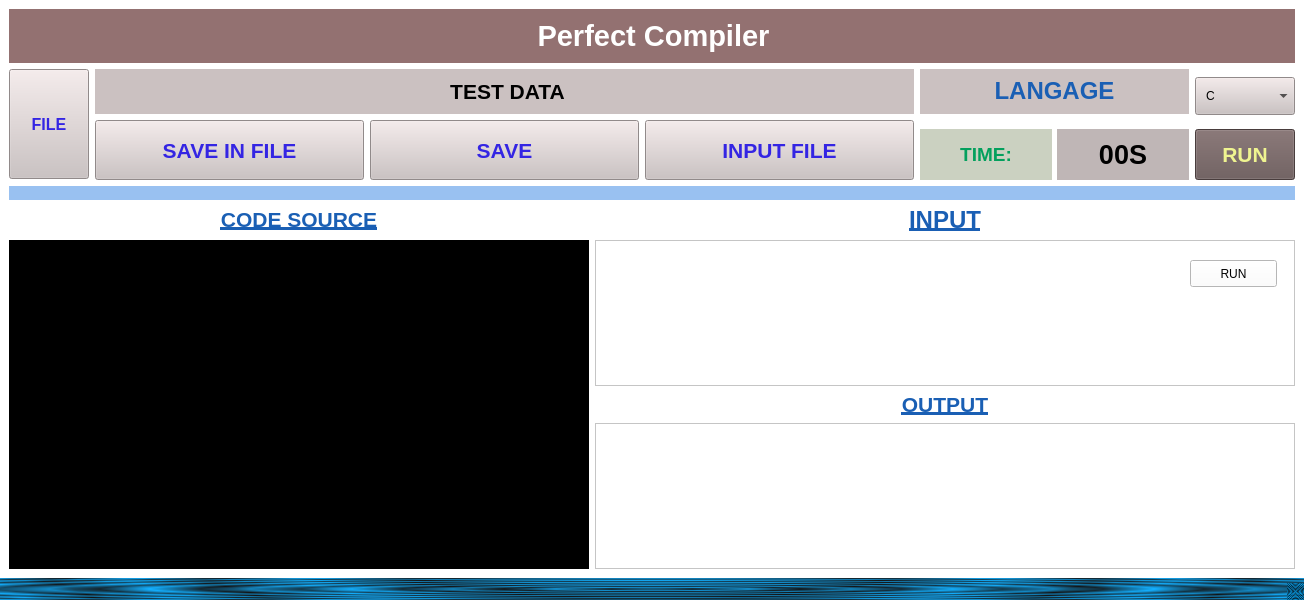
<?xml version="1.0" encoding="UTF-8"?>
<ui version="4.0">
 <class>MainWindow</class>
 <widget class="QMainWindow" name="MainWindow">
  <property name="geometry">
   <rect>
    <x>0</x>
    <y>0</y>
    <width>1304</width>
    <height>600</height>
   </rect>
  </property>
  <property name="windowTitle">
   <string>MainWindow</string>
  </property>
  <property name="styleSheet">
   <string notr="true">background-color: qradialgradient(spread:repeat, cx:0.5, cy:0.5, radius:0.077, fx:0.5, fy:0.5, stop:0 rgba(0, 169, 255, 147), stop:0.497326 rgba(0, 0, 0, 147), stop:1 rgba(0, 169, 255, 147));</string>
  </property>
  <widget class="QWidget" name="centralwidget">
   <property name="styleSheet">
    <string notr="true">background-color: rgb(255, 255, 255);</string>
   </property>
   <layout class="QGridLayout" name="gridLayout">
    <item row="5" column="1">
     <widget class="QLabel" name="label_6">
      <property name="text">
       <string>&lt;html&gt;&lt;head/&gt;&lt;body&gt;&lt;p align=&quot;center&quot;&gt;&lt;span style=&quot; font-size:16pt; font-weight:600; text-decoration: underline; color:#1a5fb4;&quot;&gt;OUTPUT&lt;/span&gt;&lt;/p&gt;&lt;/body&gt;&lt;/html&gt;</string>
      </property>
     </widget>
    </item>
    <item row="1" column="0" colspan="2">
     <layout class="QHBoxLayout" name="horizontalLayout_2">
      <item>
       <widget class="QPushButton" name="FILE_BTN">
        <property name="minimumSize">
         <size>
          <width>80</width>
          <height>110</height>
         </size>
        </property>
        <property name="maximumSize">
         <size>
          <width>80</width>
          <height>16777215</height>
         </size>
        </property>
        <property name="styleSheet">
         <string notr="true">background-color:#CBC1C1;
font-size:12pt; font-weight:600; color:#3425e3;
padding:8
</string>
        </property>
        <property name="text">
         <string>FILE</string>
        </property>
       </widget>
      </item>
      <item>
       <layout class="QGridLayout" name="gridLayout_2">
        <item row="1" column="1" rowspan="2">
         <widget class="QPushButton" name="SAVE_BTN">
          <property name="maximumSize">
           <size>
            <width>16777215</width>
            <height>60</height>
           </size>
          </property>
          <property name="toolTip">
           <string>&lt;html&gt;&lt;head/&gt;&lt;body&gt;&lt;p align=&quot;center&quot; color:#3425E3&gt;&lt;br/&gt;&lt;/p&gt;&lt;/body&gt;&lt;/html&gt;</string>
          </property>
          <property name="styleSheet">
           <string notr="true">background-color:#CBC1C1;
font-size:16pt; font-weight:600; color:#3425e3;</string>
          </property>
          <property name="text">
           <string>SAVE</string>
          </property>
         </widget>
        </item>
        <item row="1" column="2" rowspan="2">
         <widget class="QPushButton" name="INPUT_FILE_BTN">
          <property name="maximumSize">
           <size>
            <width>16777215</width>
            <height>60</height>
           </size>
          </property>
          <property name="styleSheet">
           <string notr="true">background-color:#CBC1C1;
font-size:16pt; font-weight:600; color:#3425e3;</string>
          </property>
          <property name="text">
           <string>INPUT FILE</string>
          </property>
         </widget>
        </item>
        <item row="0" column="4" rowspan="2">
         <widget class="QComboBox" name="LANGAGE_CMX">
          <property name="minimumSize">
           <size>
            <width>0</width>
            <height>20</height>
           </size>
          </property>
          <property name="maximumSize">
           <size>
            <width>100</width>
            <height>16777215</height>
           </size>
          </property>
          <property name="styleSheet">
           <string notr="true">background-color:#CBC1C1;
padding:10;

</string>
          </property>
          <item>
           <property name="text">
            <string>C</string>
           </property>
          </item>
          <item>
           <property name="text">
            <string>C++</string>
           </property>
          </item>
          <item>
           <property name="text">
            <string>python2</string>
           </property>
          </item>
          <item>
           <property name="text">
            <string>python3</string>
           </property>
          </item>
         </widget>
        </item>
        <item row="2" column="4">
         <widget class="QPushButton" name="RUN_BTN">
          <property name="enabled">
           <bool>true</bool>
          </property>
          <property name="styleSheet">
           <string notr="true">background-color: rgb(102, 85, 85);
color:rgb(239, 244, 144);
padding:12;
font-size:16pt; font-weight:600;</string>
          </property>
          <property name="text">
           <string>RUN</string>
          </property>
         </widget>
        </item>
        <item row="2" column="3">
         <layout class="QHBoxLayout" name="horizontalLayout_3">
          <property name="spacing">
           <number>5</number>
          </property>
          <item>
           <widget class="QLabel" name="label_7">
            <property name="styleSheet">
             <string notr="true">background-color:#CBD1C1;
color: rgb(3, 160, 93);</string>
            </property>
            <property name="text">
             <string>&lt;html&gt;&lt;head/&gt;&lt;body&gt;&lt;p align=&quot;center&quot;&gt;&lt;span style=&quot; font-size:14pt; font-weight:600; color:#03a05d;&quot;&gt;TIME:&lt;/span&gt;&lt;/p&gt;&lt;/body&gt;&lt;/html&gt;</string>
            </property>
           </widget>
          </item>
          <item>
           <widget class="QLabel" name="TIM_Lb">
            <property name="styleSheet">
             <string notr="true">background-color: rgb(191, 182, 182);
background-color: rgb(191, 182, 182);
text-align: center;
font: 70 25pt &quot;DejaVu Serif&quot;;
</string>
            </property>
            <property name="text">
             <string>&lt;html&gt;&lt;head/&gt;&lt;body&gt;&lt;p align=&quot;center&quot;&gt;&lt;span style=&quot; font-size:20pt; font-weight:600;&quot;&gt;00S&lt;/span&gt;&lt;/p&gt;&lt;/body&gt;&lt;/html&gt;</string>
            </property>
           </widget>
          </item>
         </layout>
        </item>
        <item row="0" column="3">
         <layout class="QVBoxLayout" name="verticalLayout">
          <property name="spacing">
           <number>0</number>
          </property>
          <item>
           <widget class="QLabel" name="label_4">
            <property name="minimumSize">
             <size>
              <width>0</width>
              <height>40</height>
             </size>
            </property>
            <property name="styleSheet">
             <string notr="true">background-color:#CBC1C1;
</string>
            </property>
            <property name="text">
             <string>&lt;html&gt;&lt;head/&gt;&lt;body&gt;&lt;p align=&quot;center&quot;&gt;&lt;span style=&quot; font-size:18pt; font-weight:600; color:#1a5fb4;&quot;&gt;LANGAGE&lt;/span&gt;&lt;/p&gt;&lt;/body&gt;&lt;/html&gt;</string>
            </property>
           </widget>
          </item>
         </layout>
        </item>
        <item row="0" column="0" colspan="3">
         <widget class="QLabel" name="label_2">
          <property name="maximumSize">
           <size>
            <width>16777215</width>
            <height>80</height>
           </size>
          </property>
          <property name="styleSheet">
           <string notr="true">background-color: #CBC1C1;
font-size:16pt; font-weight:600; color:#000000;
padding:10;</string>
          </property>
          <property name="text">
           <string>&lt;html&gt;&lt;head/&gt;&lt;body&gt;&lt;p align=&quot;center&quot;&gt;TEST DATA&lt;/p&gt;&lt;/body&gt;&lt;/html&gt;</string>
          </property>
         </widget>
        </item>
        <item row="1" column="0" rowspan="2">
         <widget class="QPushButton" name="SAVE_FILE_BTN">
          <property name="minimumSize">
           <size>
            <width>0</width>
            <height>60</height>
           </size>
          </property>
          <property name="styleSheet">
           <string notr="true">background-color:#CBC1C1;
font-size:16pt; font-weight:600; color:#3425e3;</string>
          </property>
          <property name="text">
           <string>SAVE IN FILE</string>
          </property>
         </widget>
        </item>
       </layout>
      </item>
     </layout>
    </item>
    <item row="2" column="0" colspan="2">
     <widget class="QLabel" name="label_3">
      <property name="maximumSize">
       <size>
        <width>16777215</width>
        <height>20</height>
       </size>
      </property>
      <property name="styleSheet">
       <string notr="true">background-color: rgb(153, 193, 241);</string>
      </property>
      <property name="text">
       <string/>
      </property>
     </widget>
    </item>
    <item row="3" column="0">
     <widget class="QLabel" name="label_5">
      <property name="text">
       <string>&lt;html&gt;&lt;head/&gt;&lt;body&gt;&lt;p align=&quot;center&quot;&gt;&lt;span style=&quot; font-size:16pt; font-weight:600; text-decoration: underline; color:#1a5fb4;&quot;&gt;CODE SOURCE&lt;/span&gt;&lt;/p&gt;&lt;/body&gt;&lt;/html&gt;</string>
      </property>
     </widget>
    </item>
    <item row="0" column="0" colspan="2">
     <widget class="QLabel" name="Title">
      <property name="toolTip">
       <string>&lt;html&gt;&lt;head/&gt;&lt;body&gt;&lt;p align=&quot;center&quot;&gt;&lt;br/&gt;&lt;/p&gt;&lt;/body&gt;&lt;/html&gt;</string>
      </property>
      <property name="styleSheet">
       <string notr="true">background-color: rgb(147, 113, 113);padding:10;</string>
      </property>
      <property name="text">
       <string>&lt;html&gt;&lt;head/&gt;&lt;body&gt;&lt;p align=&quot;center&quot;&gt;&lt;span style=&quot; font-size:22pt; font-weight:600; color:#ffffff;&quot;&gt;Perfect Compiler&lt;/span&gt;&lt;/p&gt;&lt;/body&gt;&lt;/html&gt;</string>
      </property>
     </widget>
    </item>
    <item row="4" column="1">
     <widget class="QSplitter" name="splitter">
      <property name="orientation">
       <enum>Qt::Vertical</enum>
      </property>
      <widget class="QTextEdit" name="INPUT_BRS">
       <property name="sizePolicy">
        <sizepolicy hsizetype="Preferred" vsizetype="Preferred">
         <horstretch>0</horstretch>
         <verstretch>0</verstretch>
        </sizepolicy>
       </property>
       <property name="minimumSize">
        <size>
         <width>700</width>
         <height>0</height>
        </size>
       </property>
       <property name="sizeIncrement">
        <size>
         <width>50</width>
         <height>0</height>
        </size>
       </property>
       <property name="styleSheet">
        <string notr="true">color: rgb(0, 0, 0);
</string>
       </property>
       <property name="html">
        <string>&lt;!DOCTYPE HTML PUBLIC &quot;-//W3C//DTD HTML 4.0//EN&quot; &quot;http://www.w3.org/TR/REC-html40/strict.dtd&quot;&gt;
&lt;html&gt;&lt;head&gt;&lt;meta name=&quot;qrichtext&quot; content=&quot;1&quot; /&gt;&lt;style type=&quot;text/css&quot;&gt;
p, li { white-space: pre-wrap; }
&lt;/style&gt;&lt;/head&gt;&lt;body style=&quot; font-family:'Cantarell'; font-size:11pt; font-weight:400; font-style:normal;&quot;&gt;
&lt;p style=&quot;-qt-paragraph-type:empty; margin-top:0px; margin-bottom:0px; margin-left:0px; margin-right:0px; -qt-block-indent:0; text-indent:0px;&quot;&gt;&lt;br /&gt;&lt;/p&gt;&lt;/body&gt;&lt;/html&gt;</string>
       </property>
      </widget>
     </widget>
    </item>
    <item row="3" column="1">
     <widget class="QLabel" name="label">
      <property name="text">
       <string>&lt;html&gt;&lt;head/&gt;&lt;body&gt;&lt;p align=&quot;center&quot;&gt;&lt;span style=&quot; font-size:18pt; font-weight:600; text-decoration: underline; color:#1a5fb4;&quot;&gt;INPUT&lt;/span&gt;&lt;/p&gt;&lt;/body&gt;&lt;/html&gt;</string>
      </property>
     </widget>
    </item>
    <item row="6" column="1">
     <widget class="QTextBrowser" name="OUTPUT_BRS">
      <property name="styleSheet">
       <string notr="true">color: rgb(0, 0, 0);</string>
      </property>
     </widget>
    </item>
    <item row="4" column="0" rowspan="3">
     <widget class="QTextEdit" name="CODE_BRS">
      <property name="sizePolicy">
       <sizepolicy hsizetype="MinimumExpanding" vsizetype="Expanding">
        <horstretch>0</horstretch>
        <verstretch>0</verstretch>
       </sizepolicy>
      </property>
      <property name="styleSheet">
       <string notr="true">background-color: rgb(0, 0, 0);
color: rgb(255, 255, 255);</string>
      </property>
      <property name="html">
       <string>&lt;!DOCTYPE HTML PUBLIC &quot;-//W3C//DTD HTML 4.0//EN&quot; &quot;http://www.w3.org/TR/REC-html40/strict.dtd&quot;&gt;
&lt;html&gt;&lt;head&gt;&lt;meta name=&quot;qrichtext&quot; content=&quot;1&quot; /&gt;&lt;style type=&quot;text/css&quot;&gt;
p, li { white-space: pre-wrap; }
&lt;/style&gt;&lt;/head&gt;&lt;body style=&quot; font-family:'Cantarell'; font-size:11pt; font-weight:400; font-style:normal;&quot;&gt;
&lt;p style=&quot;-qt-paragraph-type:empty; margin-top:0px; margin-bottom:0px; margin-left:0px; margin-right:0px; -qt-block-indent:0; text-indent:0px;&quot;&gt;&lt;br /&gt;&lt;/p&gt;&lt;/body&gt;&lt;/html&gt;</string>
      </property>
     </widget>
    </item>
   </layout>
   <widget class="QPushButton" name="pushButton_3">
    <property name="geometry">
     <rect>
      <x>1190</x>
      <y>260</y>
      <width>87</width>
      <height>27</height>
     </rect>
    </property>
    <property name="text">
     <string>RUN</string>
    </property>
   </widget>
  </widget>
  <widget class="QMenuBar" name="menubar">
   <property name="geometry">
    <rect>
     <x>0</x>
     <y>0</y>
     <width>1304</width>
     <height>24</height>
    </rect>
   </property>
   <property name="tabletTracking">
    <bool>false</bool>
   </property>
  </widget>
  <widget class="QStatusBar" name="statusbar"/>
 </widget>
 <resources/>
 <connections/>
</ui>
